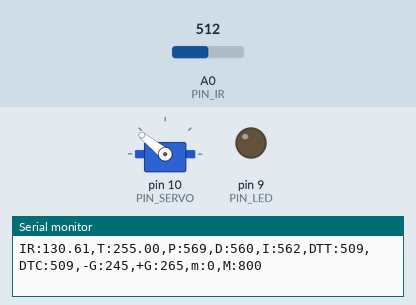
The sketch below on a simulated Arduino Uno, built with avr-gcc and run on an emulated ATmega328P. Parts: servo, output pins drawn as LEDs (lit = HIGH), the last lines printed to the serial monitor. The inputs (shaded band) are chosen by the test bench; at power-on: A0 (PIN_IR) = 512.

Above: at 1.2 s.
1.3 s: A0 (PIN_IR) set to 122
At 1.75 s:
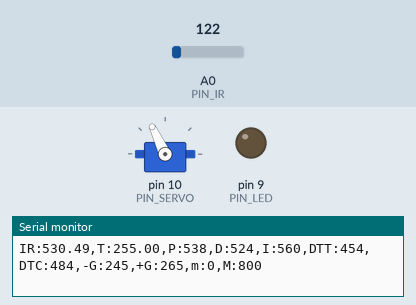
At 2.8 s:
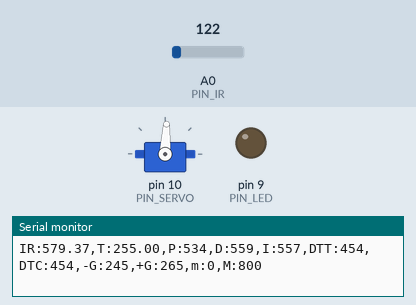
3.7 s: A0 (PIN_IR) set to 0
6.7 s: A0 (PIN_IR) set to 265
At 7.61 s:
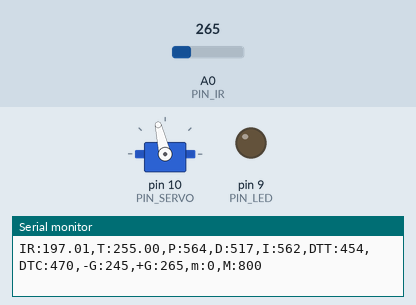
Timing chart, 0 to 10.0 s (numbered marks = the images above; inputs shaded):
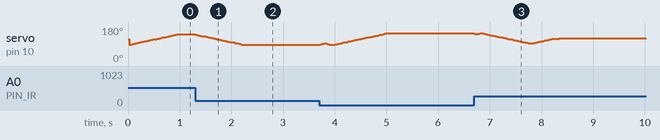

Measured:
- after the input at 1.3 s, servo on pin 10 (PIN_SERVO): moves from 141° to 87° over 0.90 s, starting at once

The sketch:

28_PIDcontrol_20213101.ino
```cpp
#include <Servo.h>

/////////////////////////////
// Configurable parameters //
/////////////////////////////

// Arduino pin assignment
#define PIN_LED 9
#define PIN_SERVO 10
#define PIN_IR A0

// Framework setting
#define _DIST_TARGET 255
#define _DIST_MIN 100
#define _DIST_MAX 410

// Distance sensor
#define _DIST_ALPHA 0.1

// Servo range
#define _DUTY_MIN 1445
#define _DUTY_NEU 1745
#define _DUTY_MAX 2045

// Servo speed control
#define _SERVO_ANGLE 30
#define _SERVO_SPEED 30

// Event periods
#define _INTERVAL_DIST 20
#define _INTERVAL_SERVO 20
#define _INTERVAL_SERIAL 100

// PID parameters
#define _KP 1.6
#define _KD 130.0
#define _KI 0.01
#define _ITERM_MAX 50

//////////////////////
// global variables //
//////////////////////

// Servo instance
Servo myservo;

// Distance sensor
float dist_target; // location to send the ball
float dist_raw, dist_ema;

// Event periods
unsigned long last_sampling_time_dist, last_sampling_time_servo, last_sampling_time_serial;
bool event_dist, event_servo, event_serial;

// Servo speed control
int duty_chg_per_interval; //interval 당 최대 duty 변화량
int duty_target, duty_curr; //목표 duty와 현재 duty 값

// PID variables
float error_curr, error_prev, control, pterm, dterm, iterm;

void setup() {
// initialize GPIO pins for LED and attach servo
  pinMode(PIN_LED, OUTPUT);

// move servo to neutral position
  myservo.attach(PIN_SERVO);
  duty_target = duty_curr = _DUTY_NEU;
  myservo.writeMicroseconds(duty_curr);

// initialize global variables
duty_curr=_DUTY_MIN; //duty_curr 값 초기화
dist_raw = dist_ema = ir_distance_filtered(); // 초기화
error_curr = error_prev = dist_target - dist_ema;  // 초기화
dist_target=_DIST_TARGET; //dist_target 값 초기화

last_sampling_time_dist = last_sampling_time_servo = last_sampling_time_serial = 0;
event_dist = event_servo = event_serial = false;

// initialize serial port
Serial.begin(57600);

// convert angle speed into duty change per interval.
  duty_chg_per_interval = (_DUTY_MAX - _DUTY_MIN) * ((float)_SERVO_SPEED / _SERVO_ANGLE) * (_INTERVAL_SERVO / 1000.0);
}

void loop() {
/////////////////////
// Event generator //
/////////////////////
unsigned long time_curr = millis();
if(time_curr >= last_sampling_time_dist + _INTERVAL_DIST){
        last_sampling_time_dist += _INTERVAL_DIST;
        event_dist = true;
}
if(time_curr >= last_sampling_time_servo + _INTERVAL_SERVO){
        last_sampling_time_servo += _INTERVAL_SERVO;
        event_servo = true;
}
if(time_curr >= last_sampling_time_serial + _INTERVAL_SERIAL){
        last_sampling_time_serial += _INTERVAL_SERIAL;
        event_serial = true;
}


////////////////////
// Event handlers //
////////////////////

  if(event_dist) {
      event_dist = false;
  // get a distance reading from the distance sensor
      dist_raw = ir_distance_filtered();
      dist_ema = (1 - _DIST_ALPHA)*dist_ema + _DIST_ALPHA*dist_raw;

  // PID control logic
    error_curr = dist_target - dist_ema;
    pterm = _KP * error_curr;
    dterm = _KD * (error_curr - error_prev);
    iterm += _KI * error_curr;
    if(iterm > _ITERM_MAX) iterm = _ITERM_MAX;
    if(iterm < - _ITERM_MAX) iterm = - _ITERM_MAX;
    control = pterm + dterm + iterm;

  // duty_target = f(duty_neutral, control)
    duty_target = _DUTY_NEU + control;

  // keep duty_target value within the range of [_DUTY_MIN, _DUTY_MAX]
if(duty_target > _DUTY_MAX){duty_target = _DUTY_MAX;}
if(duty_target < _DUTY_MIN){duty_target = _DUTY_MIN;}

error_prev = error_curr;
  }

  if(event_servo) {
event_servo=false;

    // adjust duty_curr toward duty_target by duty_chg_per_interval
if(duty_target > duty_curr) {
    duty_curr += duty_chg_per_interval;
    if(duty_curr > duty_target) duty_curr = duty_target;
  }
else {
    duty_curr -= duty_chg_per_interval;
    if(duty_curr < duty_target) duty_curr = duty_target;
  } //[20213086]

    // update servo position
myservo.writeMicroseconds(duty_curr);
  }

  if(event_serial) {
    event_serial = false;
    Serial.print("IR:");
    Serial.print(dist_ema);
    Serial.print(",T:");
    Serial.print(dist_target);
    Serial.print(",P:");
    Serial.print(map(pterm,-1000,1000,510,610));
    Serial.print(",D:");
    Serial.print(map(dterm,-1000,1000,510,610));
    Serial.print(",I:");
    Serial.print(map(iterm,-1000,1000,510,610));
    Serial.print(",DTT:");
    Serial.print(map(duty_target,1000,2000,410,510));
    Serial.print(",DTC:");
    Serial.print(map(duty_curr,1000,2000,410,510));
    Serial.println(",-G:245,+G:265,m:0,M:800");
  }
}

float ir_distance(void){ // return value unit: mm
  float val;
  int a = 100;
  int b = 400;
  float volt = float(analogRead(PIN_IR));
  val = ((6762.0/(volt-9.0))-4.0) * 10.0;
  val = 100 + 300.0 / (_DIST_MAX - _DIST_MIN) *(val - _DIST_MIN);
  val = 100 + 300.0 / (b-a) * (val - a);
  return val;
}

float ir_distance_filtered(void){ // return value unit: mm
  return ir_distance() +36; // for now, just use ir_distance() without noise filter.
}
```
